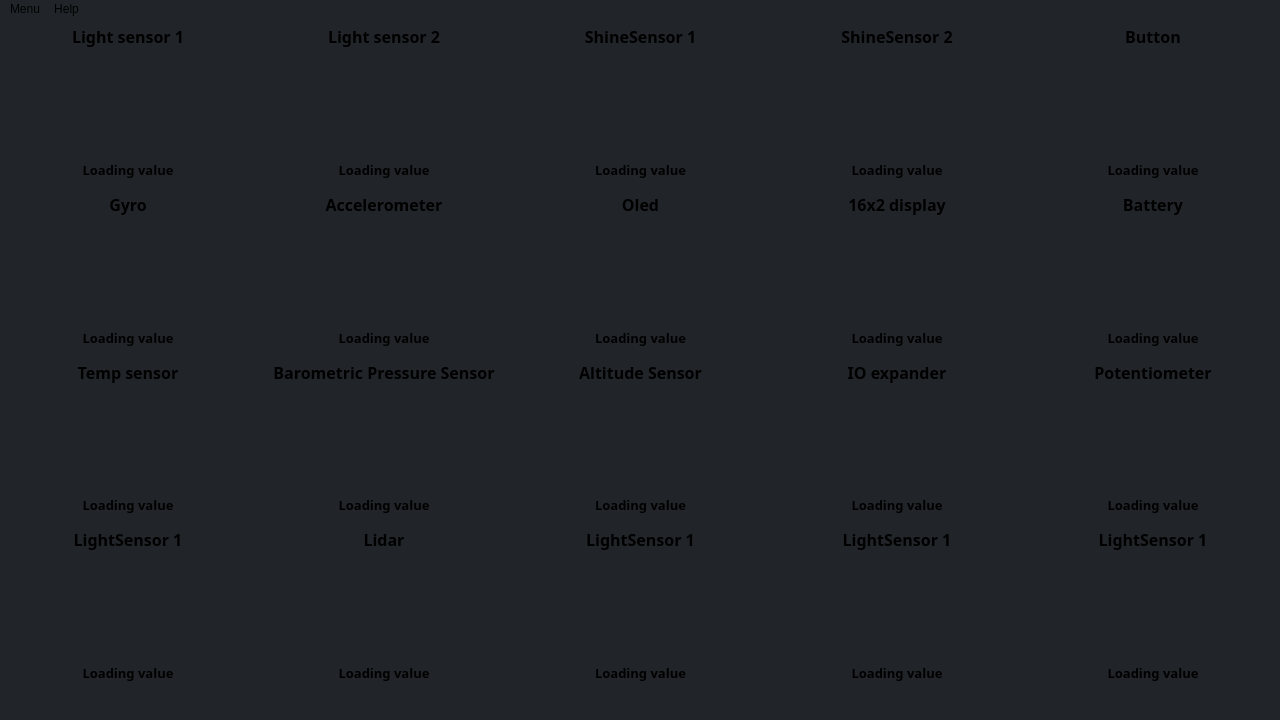
<?xml version="1.0" encoding="UTF-8"?>
<ui version="4.0">
 <class>MainWindow</class>
 <widget class="QMainWindow" name="MainWindow">
  <property name="geometry">
   <rect>
    <x>0</x>
    <y>0</y>
    <width>1280</width>
    <height>720</height>
   </rect>
  </property>
  <property name="minimumSize">
   <size>
    <width>1280</width>
    <height>720</height>
   </size>
  </property>
  <property name="maximumSize">
   <size>
    <width>1280</width>
    <height>720</height>
   </size>
  </property>
  <property name="windowTitle">
   <string>Cing Checker</string>
  </property>
  <property name="windowIcon">
   <iconset>
    <normaloff>icon.png</normaloff>
    <normalon>icon.png</normalon>icon.png</iconset>
  </property>
  <property name="windowOpacity">
   <double>1.000000000000000</double>
  </property>
  <property name="autoFillBackground">
   <bool>false</bool>
  </property>
  <property name="styleSheet">
   <string notr="true">background-color: rgb(33, 37, 41);</string>
  </property>
  <property name="documentMode">
   <bool>false</bool>
  </property>
  <widget class="QWidget" name="centralwidget">
   <widget class="QWidget" name="gridLayoutWidget">
    <property name="geometry">
     <rect>
      <x>0</x>
      <y>0</y>
      <width>1281</width>
      <height>671</height>
     </rect>
    </property>
    <property name="font">
     <font>
      <pointsize>12</pointsize>
     </font>
    </property>
    <layout class="QGridLayout" name="gridLayout">
     <property name="leftMargin">
      <number>0</number>
     </property>
     <property name="rightMargin">
      <number>0</number>
     </property>
     <property name="spacing">
      <number>0</number>
     </property>
     <item row="9" column="2">
      <widget class="QLabel" name="title_16">
       <property name="maximumSize">
        <size>
         <width>300</width>
         <height>35</height>
        </size>
       </property>
       <property name="font">
        <font>
         <family>Source Code Pro Black</family>
         <pointsize>12</pointsize>
         <weight>75</weight>
         <bold>true</bold>
        </font>
       </property>
       <property name="text">
        <string>LightSensor 1</string>
       </property>
       <property name="alignment">
        <set>Qt::AlignCenter</set>
       </property>
      </widget>
     </item>
     <item row="2" column="3">
      <widget class="QLabel" name="value4">
       <property name="maximumSize">
        <size>
         <width>300</width>
         <height>35</height>
        </size>
       </property>
       <property name="font">
        <font>
         <family>Source Code Pro Black</family>
         <pointsize>10</pointsize>
         <weight>75</weight>
         <bold>true</bold>
        </font>
       </property>
       <property name="text">
        <string>Loading value</string>
       </property>
       <property name="alignment">
        <set>Qt::AlignCenter</set>
       </property>
      </widget>
     </item>
     <item row="7" column="4" alignment="Qt::AlignHCenter|Qt::AlignVCenter">
      <widget class="QLabel" name="img_gyro_3">
       <property name="maximumSize">
        <size>
         <width>110</width>
         <height>110</height>
        </size>
       </property>
       <property name="text">
        <string/>
       </property>
       <property name="pixmap">
        <pixmap>pot.png</pixmap>
       </property>
       <property name="scaledContents">
        <bool>true</bool>
       </property>
       <property name="alignment">
        <set>Qt::AlignLeading|Qt::AlignLeft|Qt::AlignVCenter</set>
       </property>
      </widget>
     </item>
     <item row="1" column="0" alignment="Qt::AlignHCenter|Qt::AlignVCenter">
      <widget class="QLabel" name="img_lightsensor_2">
       <property name="maximumSize">
        <size>
         <width>110</width>
         <height>110</height>
        </size>
       </property>
       <property name="text">
        <string/>
       </property>
       <property name="pixmap">
        <pixmap>lightsensor.png</pixmap>
       </property>
       <property name="scaledContents">
        <bool>true</bool>
       </property>
      </widget>
     </item>
     <item row="0" column="3">
      <widget class="QLabel" name="title_4">
       <property name="maximumSize">
        <size>
         <width>300</width>
         <height>35</height>
        </size>
       </property>
       <property name="font">
        <font>
         <family>Source Code Pro Black</family>
         <pointsize>12</pointsize>
         <weight>75</weight>
         <bold>true</bold>
        </font>
       </property>
       <property name="text">
        <string>ShineSensor 2</string>
       </property>
       <property name="alignment">
        <set>Qt::AlignCenter</set>
       </property>
      </widget>
     </item>
     <item row="2" column="4">
      <widget class="QLabel" name="value5">
       <property name="maximumSize">
        <size>
         <width>300</width>
         <height>35</height>
        </size>
       </property>
       <property name="font">
        <font>
         <family>Source Code Pro Black</family>
         <pointsize>10</pointsize>
         <weight>75</weight>
         <bold>true</bold>
        </font>
       </property>
       <property name="text">
        <string>Loading value</string>
       </property>
       <property name="alignment">
        <set>Qt::AlignCenter</set>
       </property>
      </widget>
     </item>
     <item row="0" column="4">
      <widget class="QLabel" name="title_5">
       <property name="maximumSize">
        <size>
         <width>300</width>
         <height>35</height>
        </size>
       </property>
       <property name="font">
        <font>
         <family>Source Code Pro Black</family>
         <pointsize>12</pointsize>
         <weight>75</weight>
         <bold>true</bold>
        </font>
       </property>
       <property name="text">
        <string>Button</string>
       </property>
       <property name="alignment">
        <set>Qt::AlignCenter</set>
       </property>
      </widget>
     </item>
     <item row="0" column="1">
      <widget class="QLabel" name="title_2">
       <property name="maximumSize">
        <size>
         <width>300</width>
         <height>35</height>
        </size>
       </property>
       <property name="font">
        <font>
         <family>Source Code Pro Black</family>
         <pointsize>12</pointsize>
         <weight>75</weight>
         <bold>true</bold>
        </font>
       </property>
       <property name="text">
        <string>Light sensor 2</string>
       </property>
       <property name="alignment">
        <set>Qt::AlignCenter</set>
       </property>
      </widget>
     </item>
     <item row="4" column="4" alignment="Qt::AlignHCenter|Qt::AlignVCenter">
      <widget class="QLabel" name="img_lightsensor_4">
       <property name="maximumSize">
        <size>
         <width>110</width>
         <height>110</height>
        </size>
       </property>
       <property name="text">
        <string/>
       </property>
       <property name="pixmap">
        <pixmap>Battery.png</pixmap>
       </property>
       <property name="scaledContents">
        <bool>true</bool>
       </property>
      </widget>
     </item>
     <item row="4" column="3" alignment="Qt::AlignHCenter|Qt::AlignVCenter">
      <widget class="QLabel" name="img_shinesensor_3">
       <property name="maximumSize">
        <size>
         <width>110</width>
         <height>110</height>
        </size>
       </property>
       <property name="text">
        <string/>
       </property>
       <property name="pixmap">
        <pixmap>16x2.png</pixmap>
       </property>
       <property name="scaledContents">
        <bool>true</bool>
       </property>
      </widget>
     </item>
     <item row="5" column="0">
      <widget class="QLabel" name="value6">
       <property name="maximumSize">
        <size>
         <width>300</width>
         <height>35</height>
        </size>
       </property>
       <property name="font">
        <font>
         <family>Source Code Pro Black</family>
         <pointsize>10</pointsize>
         <weight>75</weight>
         <bold>true</bold>
        </font>
       </property>
       <property name="text">
        <string>Loading value</string>
       </property>
       <property name="alignment">
        <set>Qt::AlignCenter</set>
       </property>
      </widget>
     </item>
     <item row="7" column="0" alignment="Qt::AlignHCenter|Qt::AlignVCenter">
      <widget class="QLabel" name="img_lightsensor_6">
       <property name="maximumSize">
        <size>
         <width>110</width>
         <height>110</height>
        </size>
       </property>
       <property name="text">
        <string/>
       </property>
       <property name="pixmap">
        <pixmap>TemperatureSensor.png</pixmap>
       </property>
       <property name="scaledContents">
        <bool>true</bool>
       </property>
      </widget>
     </item>
     <item row="11" column="4">
      <widget class="QLabel" name="value20">
       <property name="maximumSize">
        <size>
         <width>300</width>
         <height>35</height>
        </size>
       </property>
       <property name="font">
        <font>
         <family>Source Code Pro Black</family>
         <pointsize>10</pointsize>
         <weight>75</weight>
         <bold>true</bold>
        </font>
       </property>
       <property name="text">
        <string>Loading value</string>
       </property>
       <property name="alignment">
        <set>Qt::AlignCenter</set>
       </property>
      </widget>
     </item>
     <item row="10" column="3" alignment="Qt::AlignHCenter|Qt::AlignVCenter">
      <widget class="QLabel" name="img_shinesensor_8">
       <property name="maximumSize">
        <size>
         <width>110</width>
         <height>110</height>
        </size>
       </property>
       <property name="text">
        <string/>
       </property>
       <property name="pixmap">
        <pixmap>Enc.png</pixmap>
       </property>
       <property name="scaledContents">
        <bool>true</bool>
       </property>
      </widget>
     </item>
     <item row="7" column="1" alignment="Qt::AlignHCenter|Qt::AlignVCenter">
      <widget class="QLabel" name="img_lightsensor_5">
       <property name="maximumSize">
        <size>
         <width>110</width>
         <height>110</height>
        </size>
       </property>
       <property name="text">
        <string/>
       </property>
       <property name="pixmap">
        <pixmap>bmp180.png</pixmap>
       </property>
       <property name="scaledContents">
        <bool>true</bool>
       </property>
       <property name="alignment">
        <set>Qt::AlignCenter</set>
       </property>
       <property name="wordWrap">
        <bool>false</bool>
       </property>
      </widget>
     </item>
     <item row="2" column="2">
      <widget class="QLabel" name="value3">
       <property name="maximumSize">
        <size>
         <width>300</width>
         <height>35</height>
        </size>
       </property>
       <property name="font">
        <font>
         <family>Source Code Pro Black</family>
         <pointsize>10</pointsize>
         <weight>75</weight>
         <bold>true</bold>
        </font>
       </property>
       <property name="text">
        <string>Loading value</string>
       </property>
       <property name="alignment">
        <set>Qt::AlignCenter</set>
       </property>
      </widget>
     </item>
     <item row="8" column="4">
      <widget class="QLabel" name="value15">
       <property name="maximumSize">
        <size>
         <width>300</width>
         <height>35</height>
        </size>
       </property>
       <property name="font">
        <font>
         <family>Source Code Pro Black</family>
         <pointsize>10</pointsize>
         <weight>75</weight>
         <bold>true</bold>
        </font>
       </property>
       <property name="text">
        <string>Loading value</string>
       </property>
       <property name="alignment">
        <set>Qt::AlignCenter</set>
       </property>
      </widget>
     </item>
     <item row="4" column="2" alignment="Qt::AlignHCenter|Qt::AlignVCenter">
      <widget class="QLabel" name="img_shinesensor_4">
       <property name="maximumSize">
        <size>
         <width>110</width>
         <height>110</height>
        </size>
       </property>
       <property name="text">
        <string/>
       </property>
       <property name="pixmap">
        <pixmap>oled.png</pixmap>
       </property>
       <property name="scaledContents">
        <bool>true</bool>
       </property>
      </widget>
     </item>
     <item row="2" column="0">
      <widget class="QLabel" name="value1">
       <property name="maximumSize">
        <size>
         <width>300</width>
         <height>35</height>
        </size>
       </property>
       <property name="font">
        <font>
         <family>Source Code Pro Black</family>
         <pointsize>10</pointsize>
         <weight>75</weight>
         <bold>true</bold>
        </font>
       </property>
       <property name="text">
        <string>Loading value</string>
       </property>
       <property name="alignment">
        <set>Qt::AlignCenter</set>
       </property>
      </widget>
     </item>
     <item row="4" column="1" alignment="Qt::AlignHCenter|Qt::AlignVCenter">
      <widget class="QLabel" name="img_lightsensor_3">
       <property name="maximumSize">
        <size>
         <width>110</width>
         <height>110</height>
        </size>
       </property>
       <property name="text">
        <string/>
       </property>
       <property name="pixmap">
        <pixmap>Gyro.png</pixmap>
       </property>
       <property name="scaledContents">
        <bool>true</bool>
       </property>
      </widget>
     </item>
     <item row="6" column="4">
      <widget class="QLabel" name="title_15">
       <property name="maximumSize">
        <size>
         <width>300</width>
         <height>35</height>
        </size>
       </property>
       <property name="font">
        <font>
         <family>Source Code Pro Black</family>
         <pointsize>12</pointsize>
         <weight>75</weight>
         <bold>true</bold>
        </font>
       </property>
       <property name="text">
        <string>Potentiometer</string>
       </property>
       <property name="alignment">
        <set>Qt::AlignCenter</set>
       </property>
      </widget>
     </item>
     <item row="1" column="3" alignment="Qt::AlignHCenter|Qt::AlignVCenter">
      <widget class="QLabel" name="img_shinesensor_2">
       <property name="maximumSize">
        <size>
         <width>110</width>
         <height>110</height>
        </size>
       </property>
       <property name="text">
        <string/>
       </property>
       <property name="pixmap">
        <pixmap>shinearray.png</pixmap>
       </property>
       <property name="scaledContents">
        <bool>true</bool>
       </property>
      </widget>
     </item>
     <item row="9" column="4">
      <widget class="QLabel" name="title_18">
       <property name="maximumSize">
        <size>
         <width>300</width>
         <height>35</height>
        </size>
       </property>
       <property name="font">
        <font>
         <family>Source Code Pro Black</family>
         <pointsize>12</pointsize>
         <weight>75</weight>
         <bold>true</bold>
        </font>
       </property>
       <property name="text">
        <string>LightSensor 1</string>
       </property>
       <property name="alignment">
        <set>Qt::AlignCenter</set>
       </property>
      </widget>
     </item>
     <item row="8" column="1">
      <widget class="QLabel" name="value12">
       <property name="maximumSize">
        <size>
         <width>300</width>
         <height>35</height>
        </size>
       </property>
       <property name="font">
        <font>
         <family>Source Code Pro Black</family>
         <pointsize>10</pointsize>
         <weight>75</weight>
         <bold>true</bold>
        </font>
       </property>
       <property name="text">
        <string>Loading value</string>
       </property>
       <property name="alignment">
        <set>Qt::AlignCenter</set>
       </property>
      </widget>
     </item>
     <item row="7" column="2" alignment="Qt::AlignHCenter|Qt::AlignVCenter">
      <widget class="QLabel" name="img_shinesensor_5">
       <property name="maximumSize">
        <size>
         <width>110</width>
         <height>110</height>
        </size>
       </property>
       <property name="text">
        <string/>
       </property>
       <property name="pixmap">
        <pixmap>bmp180.png</pixmap>
       </property>
       <property name="scaledContents">
        <bool>true</bool>
       </property>
      </widget>
     </item>
     <item row="1" column="4" alignment="Qt::AlignHCenter|Qt::AlignVCenter">
      <widget class="QLabel" name="img_gyro">
       <property name="maximumSize">
        <size>
         <width>110</width>
         <height>110</height>
        </size>
       </property>
       <property name="text">
        <string/>
       </property>
       <property name="pixmap">
        <pixmap>Button.png</pixmap>
       </property>
       <property name="scaledContents">
        <bool>true</bool>
       </property>
      </widget>
     </item>
     <item row="6" column="1">
      <widget class="QLabel" name="title_12">
       <property name="maximumSize">
        <size>
         <width>300</width>
         <height>35</height>
        </size>
       </property>
       <property name="font">
        <font>
         <family>Source Code Pro Black</family>
         <pointsize>12</pointsize>
         <weight>75</weight>
         <bold>true</bold>
        </font>
       </property>
       <property name="text">
        <string>Barometric Pressure Sensor</string>
       </property>
       <property name="alignment">
        <set>Qt::AlignCenter</set>
       </property>
      </widget>
     </item>
     <item row="10" column="0" alignment="Qt::AlignHCenter|Qt::AlignVCenter">
      <widget class="QLabel" name="img_lightsensor_8">
       <property name="maximumSize">
        <size>
         <width>110</width>
         <height>110</height>
        </size>
       </property>
       <property name="text">
        <string/>
       </property>
       <property name="pixmap">
        <pixmap>ultrasonic.png</pixmap>
       </property>
       <property name="scaledContents">
        <bool>true</bool>
       </property>
      </widget>
     </item>
     <item row="8" column="0">
      <widget class="QLabel" name="value11">
       <property name="maximumSize">
        <size>
         <width>300</width>
         <height>35</height>
        </size>
       </property>
       <property name="font">
        <font>
         <family>Source Code Pro Black</family>
         <pointsize>10</pointsize>
         <weight>75</weight>
         <bold>true</bold>
        </font>
       </property>
       <property name="text">
        <string>Loading value</string>
       </property>
       <property name="alignment">
        <set>Qt::AlignCenter</set>
       </property>
      </widget>
     </item>
     <item row="5" column="1">
      <widget class="QLabel" name="value7">
       <property name="maximumSize">
        <size>
         <width>300</width>
         <height>35</height>
        </size>
       </property>
       <property name="font">
        <font>
         <family>Source Code Pro Black</family>
         <pointsize>10</pointsize>
         <weight>75</weight>
         <bold>true</bold>
        </font>
       </property>
       <property name="text">
        <string>Loading value</string>
       </property>
       <property name="alignment">
        <set>Qt::AlignCenter</set>
       </property>
      </widget>
     </item>
     <item row="9" column="1">
      <widget class="QLabel" name="title_19">
       <property name="maximumSize">
        <size>
         <width>300</width>
         <height>35</height>
        </size>
       </property>
       <property name="font">
        <font>
         <family>Source Code Pro Black</family>
         <pointsize>12</pointsize>
         <weight>75</weight>
         <bold>true</bold>
        </font>
       </property>
       <property name="text">
        <string>Lidar</string>
       </property>
       <property name="alignment">
        <set>Qt::AlignCenter</set>
       </property>
      </widget>
     </item>
     <item row="5" column="4">
      <widget class="QLabel" name="value10">
       <property name="maximumSize">
        <size>
         <width>300</width>
         <height>35</height>
        </size>
       </property>
       <property name="font">
        <font>
         <family>Source Code Pro Black</family>
         <pointsize>10</pointsize>
         <weight>75</weight>
         <bold>true</bold>
        </font>
       </property>
       <property name="text">
        <string>Loading value</string>
       </property>
       <property name="alignment">
        <set>Qt::AlignCenter</set>
       </property>
      </widget>
     </item>
     <item row="0" column="2">
      <widget class="QLabel" name="title_3">
       <property name="maximumSize">
        <size>
         <width>300</width>
         <height>35</height>
        </size>
       </property>
       <property name="font">
        <font>
         <family>Source Code Pro Black</family>
         <pointsize>12</pointsize>
         <weight>75</weight>
         <bold>true</bold>
        </font>
       </property>
       <property name="text">
        <string>ShineSensor 1</string>
       </property>
       <property name="alignment">
        <set>Qt::AlignCenter</set>
       </property>
      </widget>
     </item>
     <item row="8" column="3">
      <widget class="QLabel" name="value14">
       <property name="maximumSize">
        <size>
         <width>300</width>
         <height>35</height>
        </size>
       </property>
       <property name="font">
        <font>
         <family>Source Code Pro Black</family>
         <pointsize>10</pointsize>
         <weight>75</weight>
         <bold>true</bold>
        </font>
       </property>
       <property name="text">
        <string>Loading value</string>
       </property>
       <property name="alignment">
        <set>Qt::AlignCenter</set>
       </property>
      </widget>
     </item>
     <item row="7" column="3" alignment="Qt::AlignHCenter|Qt::AlignVCenter">
      <widget class="QLabel" name="img_shinesensor_6">
       <property name="maximumSize">
        <size>
         <width>110</width>
         <height>110</height>
        </size>
       </property>
       <property name="text">
        <string/>
       </property>
       <property name="pixmap">
        <pixmap>speaker.png</pixmap>
       </property>
       <property name="scaledContents">
        <bool>true</bool>
       </property>
      </widget>
     </item>
     <item row="1" column="2" alignment="Qt::AlignHCenter|Qt::AlignVCenter">
      <widget class="QLabel" name="img_shinesensor_1">
       <property name="maximumSize">
        <size>
         <width>110</width>
         <height>110</height>
        </size>
       </property>
       <property name="text">
        <string/>
       </property>
       <property name="pixmap">
        <pixmap>shinearray.png</pixmap>
       </property>
       <property name="scaledContents">
        <bool>true</bool>
       </property>
      </widget>
     </item>
     <item row="2" column="1">
      <widget class="QLabel" name="value2">
       <property name="maximumSize">
        <size>
         <width>300</width>
         <height>35</height>
        </size>
       </property>
       <property name="font">
        <font>
         <family>Source Code Pro Black</family>
         <pointsize>10</pointsize>
         <weight>75</weight>
         <bold>true</bold>
        </font>
       </property>
       <property name="text">
        <string>Loading value</string>
       </property>
       <property name="alignment">
        <set>Qt::AlignCenter</set>
       </property>
      </widget>
     </item>
     <item row="3" column="2">
      <widget class="QLabel" name="title_8">
       <property name="maximumSize">
        <size>
         <width>300</width>
         <height>35</height>
        </size>
       </property>
       <property name="font">
        <font>
         <family>Source Code Pro Black</family>
         <pointsize>12</pointsize>
         <weight>75</weight>
         <bold>true</bold>
        </font>
       </property>
       <property name="text">
        <string>Oled</string>
       </property>
       <property name="alignment">
        <set>Qt::AlignCenter</set>
       </property>
      </widget>
     </item>
     <item row="6" column="0">
      <widget class="QLabel" name="title_11">
       <property name="maximumSize">
        <size>
         <width>300</width>
         <height>35</height>
        </size>
       </property>
       <property name="font">
        <font>
         <family>Source Code Pro Black</family>
         <pointsize>12</pointsize>
         <weight>75</weight>
         <bold>true</bold>
        </font>
       </property>
       <property name="text">
        <string>Temp sensor</string>
       </property>
       <property name="alignment">
        <set>Qt::AlignCenter</set>
       </property>
      </widget>
     </item>
     <item row="11" column="1">
      <widget class="QLabel" name="value17">
       <property name="maximumSize">
        <size>
         <width>300</width>
         <height>35</height>
        </size>
       </property>
       <property name="font">
        <font>
         <family>Source Code Pro Black</family>
         <pointsize>10</pointsize>
         <weight>75</weight>
         <bold>true</bold>
        </font>
       </property>
       <property name="text">
        <string>Loading value</string>
       </property>
       <property name="alignment">
        <set>Qt::AlignCenter</set>
       </property>
      </widget>
     </item>
     <item row="4" column="0" alignment="Qt::AlignHCenter|Qt::AlignVCenter">
      <widget class="QLabel" name="img_gyro_2">
       <property name="maximumSize">
        <size>
         <width>110</width>
         <height>110</height>
        </size>
       </property>
       <property name="text">
        <string/>
       </property>
       <property name="pixmap">
        <pixmap>Gyro.png</pixmap>
       </property>
       <property name="scaledContents">
        <bool>true</bool>
       </property>
      </widget>
     </item>
     <item row="5" column="2">
      <widget class="QLabel" name="value8">
       <property name="maximumSize">
        <size>
         <width>300</width>
         <height>35</height>
        </size>
       </property>
       <property name="font">
        <font>
         <family>Source Code Pro Black</family>
         <pointsize>10</pointsize>
         <weight>75</weight>
         <bold>true</bold>
        </font>
       </property>
       <property name="text">
        <string>Loading value</string>
       </property>
       <property name="alignment">
        <set>Qt::AlignCenter</set>
       </property>
      </widget>
     </item>
     <item row="6" column="2">
      <widget class="QLabel" name="title_13">
       <property name="maximumSize">
        <size>
         <width>300</width>
         <height>35</height>
        </size>
       </property>
       <property name="font">
        <font>
         <family>Source Code Pro Black</family>
         <pointsize>12</pointsize>
         <weight>75</weight>
         <bold>true</bold>
        </font>
       </property>
       <property name="text">
        <string>Altitude Sensor</string>
       </property>
       <property name="alignment">
        <set>Qt::AlignCenter</set>
       </property>
      </widget>
     </item>
     <item row="9" column="3">
      <widget class="QLabel" name="title_17">
       <property name="maximumSize">
        <size>
         <width>300</width>
         <height>35</height>
        </size>
       </property>
       <property name="font">
        <font>
         <family>Source Code Pro Black</family>
         <pointsize>12</pointsize>
         <weight>75</weight>
         <bold>true</bold>
        </font>
       </property>
       <property name="text">
        <string>LightSensor 1</string>
       </property>
       <property name="alignment">
        <set>Qt::AlignCenter</set>
       </property>
      </widget>
     </item>
     <item row="5" column="3">
      <widget class="QLabel" name="value9">
       <property name="maximumSize">
        <size>
         <width>300</width>
         <height>35</height>
        </size>
       </property>
       <property name="font">
        <font>
         <family>Source Code Pro Black</family>
         <pointsize>10</pointsize>
         <weight>75</weight>
         <bold>true</bold>
        </font>
       </property>
       <property name="text">
        <string>Loading value</string>
       </property>
       <property name="alignment">
        <set>Qt::AlignCenter</set>
       </property>
      </widget>
     </item>
     <item row="3" column="0">
      <widget class="QLabel" name="title_6">
       <property name="maximumSize">
        <size>
         <width>300</width>
         <height>35</height>
        </size>
       </property>
       <property name="font">
        <font>
         <family>Source Code Pro Black</family>
         <pointsize>12</pointsize>
         <weight>75</weight>
         <bold>true</bold>
        </font>
       </property>
       <property name="text">
        <string>Gyro</string>
       </property>
       <property name="alignment">
        <set>Qt::AlignCenter</set>
       </property>
      </widget>
     </item>
     <item row="10" column="2" alignment="Qt::AlignHCenter|Qt::AlignVCenter">
      <widget class="QLabel" name="img_shinesensor_7">
       <property name="maximumSize">
        <size>
         <width>110</width>
         <height>110</height>
        </size>
       </property>
       <property name="text">
        <string/>
       </property>
       <property name="pixmap">
        <pixmap>servoboard.png</pixmap>
       </property>
       <property name="scaledContents">
        <bool>true</bool>
       </property>
      </widget>
     </item>
     <item row="3" column="1">
      <widget class="QLabel" name="title_7">
       <property name="maximumSize">
        <size>
         <width>300</width>
         <height>35</height>
        </size>
       </property>
       <property name="font">
        <font>
         <family>Source Code Pro Black</family>
         <pointsize>12</pointsize>
         <weight>75</weight>
         <bold>true</bold>
        </font>
       </property>
       <property name="text">
        <string>Accelerometer</string>
       </property>
       <property name="alignment">
        <set>Qt::AlignCenter</set>
       </property>
      </widget>
     </item>
     <item row="0" column="0">
      <widget class="QLabel" name="title">
       <property name="maximumSize">
        <size>
         <width>300</width>
         <height>35</height>
        </size>
       </property>
       <property name="font">
        <font>
         <family>Source Code Pro Black</family>
         <pointsize>12</pointsize>
         <weight>75</weight>
         <bold>true</bold>
        </font>
       </property>
       <property name="text">
        <string>Light sensor 1</string>
       </property>
       <property name="alignment">
        <set>Qt::AlignCenter</set>
       </property>
      </widget>
     </item>
     <item row="11" column="0">
      <widget class="QLabel" name="value16">
       <property name="maximumSize">
        <size>
         <width>300</width>
         <height>35</height>
        </size>
       </property>
       <property name="font">
        <font>
         <family>Source Code Pro Black</family>
         <pointsize>10</pointsize>
         <weight>75</weight>
         <bold>true</bold>
        </font>
       </property>
       <property name="text">
        <string>Loading value</string>
       </property>
       <property name="alignment">
        <set>Qt::AlignCenter</set>
       </property>
      </widget>
     </item>
     <item row="3" column="3">
      <widget class="QLabel" name="title_9">
       <property name="maximumSize">
        <size>
         <width>300</width>
         <height>35</height>
        </size>
       </property>
       <property name="font">
        <font>
         <family>Source Code Pro Black</family>
         <pointsize>12</pointsize>
         <weight>75</weight>
         <bold>true</bold>
        </font>
       </property>
       <property name="text">
        <string>16x2 display</string>
       </property>
       <property name="alignment">
        <set>Qt::AlignCenter</set>
       </property>
      </widget>
     </item>
     <item row="10" column="4" alignment="Qt::AlignHCenter|Qt::AlignVCenter">
      <widget class="QLabel" name="img_gyro_4">
       <property name="maximumSize">
        <size>
         <width>110</width>
         <height>110</height>
        </size>
       </property>
       <property name="text">
        <string/>
       </property>
       <property name="pixmap">
        <pixmap>Enc.png</pixmap>
       </property>
       <property name="scaledContents">
        <bool>true</bool>
       </property>
      </widget>
     </item>
     <item row="8" column="2">
      <widget class="QLabel" name="value13">
       <property name="maximumSize">
        <size>
         <width>300</width>
         <height>35</height>
        </size>
       </property>
       <property name="font">
        <font>
         <family>Source Code Pro Black</family>
         <pointsize>10</pointsize>
         <weight>75</weight>
         <bold>true</bold>
        </font>
       </property>
       <property name="text">
        <string>Loading value</string>
       </property>
       <property name="alignment">
        <set>Qt::AlignCenter</set>
       </property>
      </widget>
     </item>
     <item row="11" column="2">
      <widget class="QLabel" name="value18">
       <property name="maximumSize">
        <size>
         <width>300</width>
         <height>35</height>
        </size>
       </property>
       <property name="font">
        <font>
         <family>Source Code Pro Black</family>
         <pointsize>10</pointsize>
         <weight>75</weight>
         <bold>true</bold>
        </font>
       </property>
       <property name="text">
        <string>Loading value</string>
       </property>
       <property name="alignment">
        <set>Qt::AlignCenter</set>
       </property>
      </widget>
     </item>
     <item row="6" column="3">
      <widget class="QLabel" name="title_14">
       <property name="maximumSize">
        <size>
         <width>300</width>
         <height>35</height>
        </size>
       </property>
       <property name="font">
        <font>
         <family>Source Code Pro Black</family>
         <pointsize>12</pointsize>
         <weight>75</weight>
         <bold>true</bold>
        </font>
       </property>
       <property name="text">
        <string>IO expander</string>
       </property>
       <property name="alignment">
        <set>Qt::AlignCenter</set>
       </property>
      </widget>
     </item>
     <item row="3" column="4">
      <widget class="QLabel" name="title_10">
       <property name="maximumSize">
        <size>
         <width>300</width>
         <height>35</height>
        </size>
       </property>
       <property name="font">
        <font>
         <family>Source Code Pro Black</family>
         <pointsize>12</pointsize>
         <weight>75</weight>
         <bold>true</bold>
        </font>
       </property>
       <property name="text">
        <string>Battery</string>
       </property>
       <property name="alignment">
        <set>Qt::AlignCenter</set>
       </property>
      </widget>
     </item>
     <item row="9" column="0">
      <widget class="QLabel" name="title_20">
       <property name="maximumSize">
        <size>
         <width>300</width>
         <height>35</height>
        </size>
       </property>
       <property name="font">
        <font>
         <family>Source Code Pro Black</family>
         <pointsize>12</pointsize>
         <weight>75</weight>
         <bold>true</bold>
        </font>
       </property>
       <property name="text">
        <string>LightSensor 1</string>
       </property>
       <property name="alignment">
        <set>Qt::AlignCenter</set>
       </property>
      </widget>
     </item>
     <item row="11" column="3">
      <widget class="QLabel" name="value19">
       <property name="maximumSize">
        <size>
         <width>300</width>
         <height>35</height>
        </size>
       </property>
       <property name="font">
        <font>
         <family>Source Code Pro Black</family>
         <pointsize>10</pointsize>
         <weight>75</weight>
         <bold>true</bold>
        </font>
       </property>
       <property name="text">
        <string>Loading value</string>
       </property>
       <property name="alignment">
        <set>Qt::AlignCenter</set>
       </property>
      </widget>
     </item>
     <item row="10" column="1" alignment="Qt::AlignHCenter|Qt::AlignVCenter">
      <widget class="QLabel" name="img_lightsensor_7">
       <property name="maximumSize">
        <size>
         <width>110</width>
         <height>110</height>
        </size>
       </property>
       <property name="text">
        <string/>
       </property>
       <property name="pixmap">
        <pixmap>lidar.png</pixmap>
       </property>
       <property name="scaledContents">
        <bool>true</bool>
       </property>
      </widget>
     </item>
     <item row="1" column="1" alignment="Qt::AlignHCenter|Qt::AlignVCenter">
      <widget class="QLabel" name="img_lightsensor_1">
       <property name="maximumSize">
        <size>
         <width>110</width>
         <height>110</height>
        </size>
       </property>
       <property name="text">
        <string/>
       </property>
       <property name="pixmap">
        <pixmap>lightsensor.png</pixmap>
       </property>
       <property name="scaledContents">
        <bool>true</bool>
       </property>
      </widget>
     </item>
    </layout>
   </widget>
  </widget>
  <widget class="QMenuBar" name="menubar">
   <property name="geometry">
    <rect>
     <x>0</x>
     <y>0</y>
     <width>1280</width>
     <height>28</height>
    </rect>
   </property>
   <widget class="QMenu" name="menuPort">
    <property name="title">
     <string>Help</string>
    </property>
    <addaction name="actionTroubleshooting"/>
    <addaction name="actionWebsite"/>
    <addaction name="actionAbout"/>
   </widget>
   <widget class="QMenu" name="menuConnect">
    <property name="title">
     <string>Menu</string>
    </property>
    <addaction name="actionConfig"/>
    <addaction name="actionExitApp"/>
   </widget>
   <addaction name="menuConnect"/>
   <addaction name="menuPort"/>
  </widget>
  <widget class="QStatusBar" name="statusbar"/>
  <action name="actionWebsite">
   <property name="text">
    <string>Visit robotcing.sk</string>
   </property>
  </action>
  <action name="actionAbout">
   <property name="text">
    <string>About Robot Cing</string>
   </property>
  </action>
  <action name="actionTroubleshooting">
   <property name="text">
    <string>Troubleshooting</string>
   </property>
  </action>
  <action name="actionExit">
   <property name="text">
    <string>Exit</string>
   </property>
  </action>
  <action name="actionConfig">
   <property name="text">
    <string>Config</string>
   </property>
  </action>
  <action name="actionExit_2">
   <property name="text">
    <string>Exit</string>
   </property>
  </action>
  <action name="actionExitApp">
   <property name="text">
    <string>Exit</string>
   </property>
  </action>
 </widget>
 <resources/>
 <connections/>
</ui>
